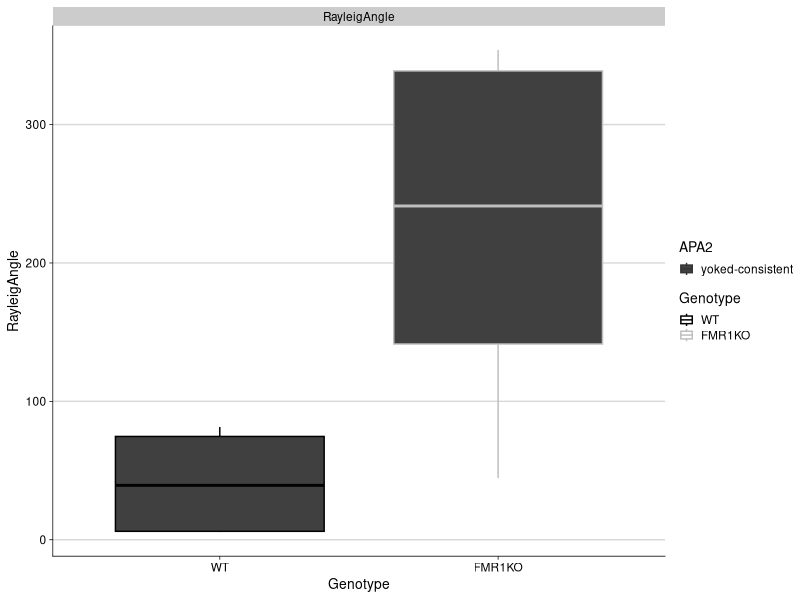
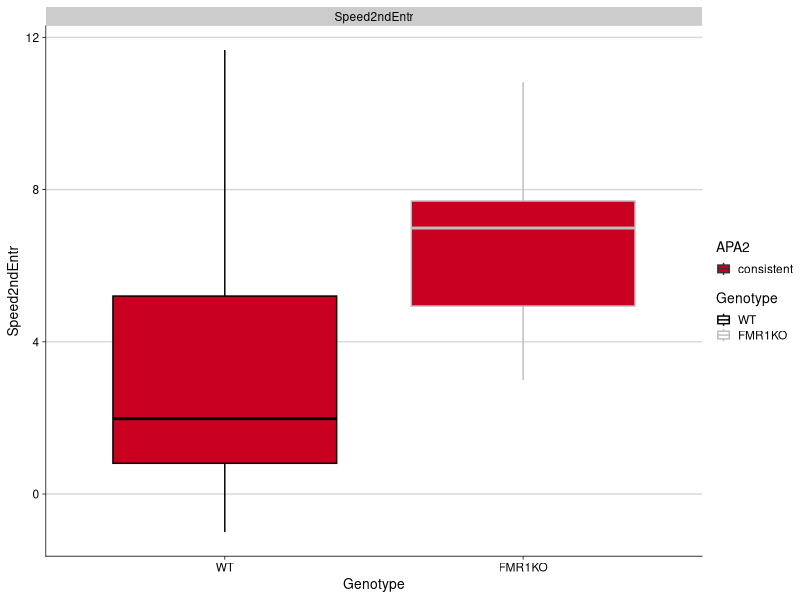
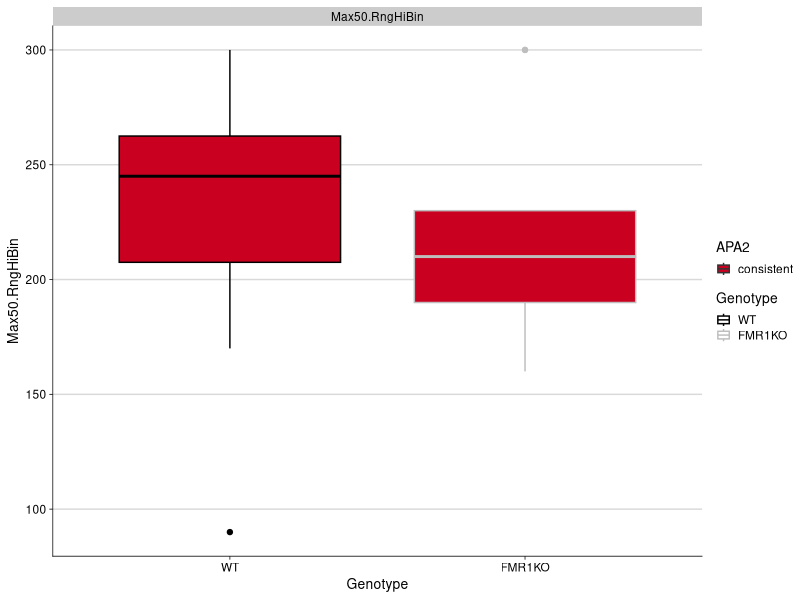
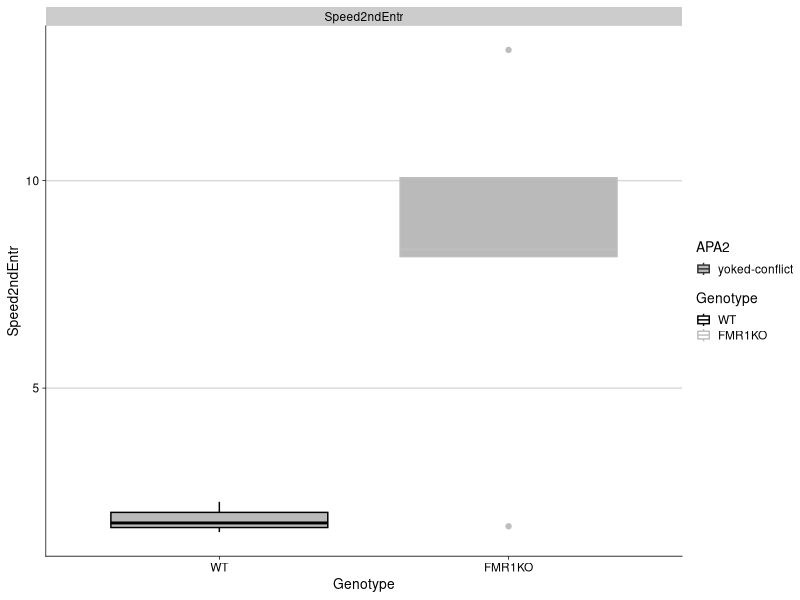
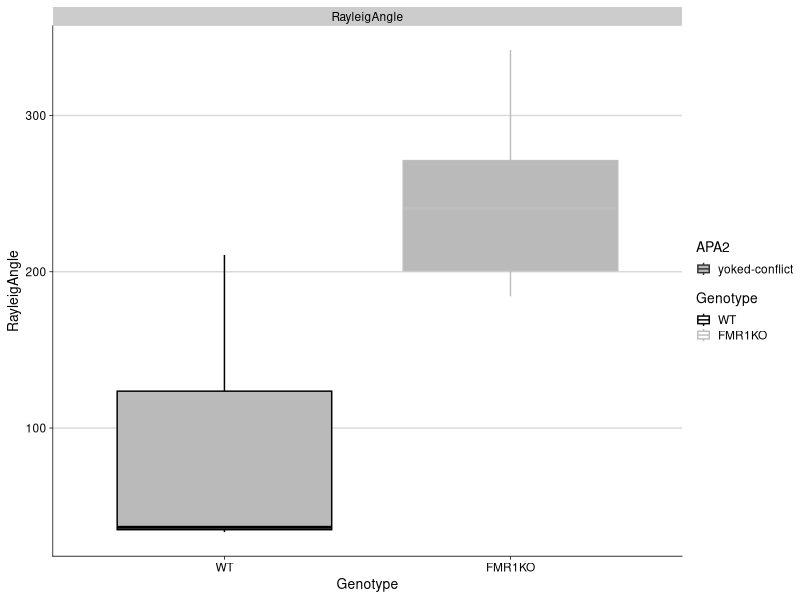
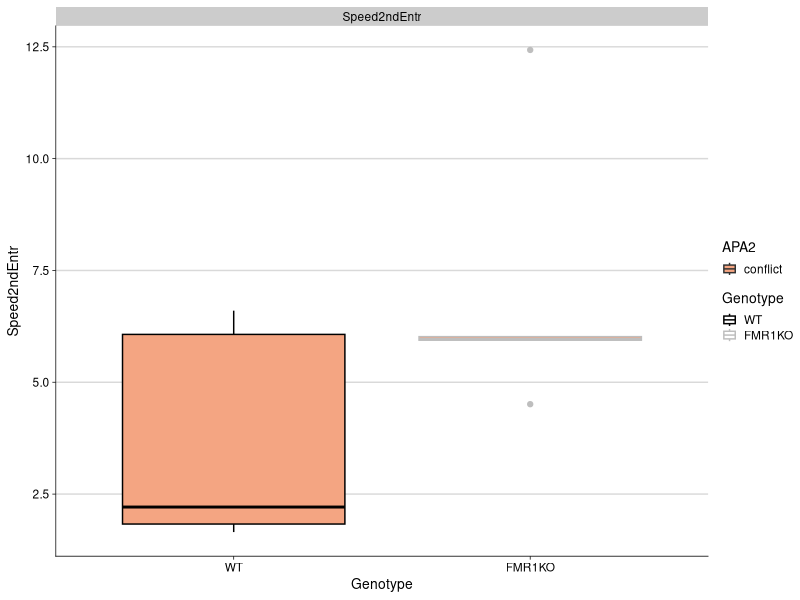
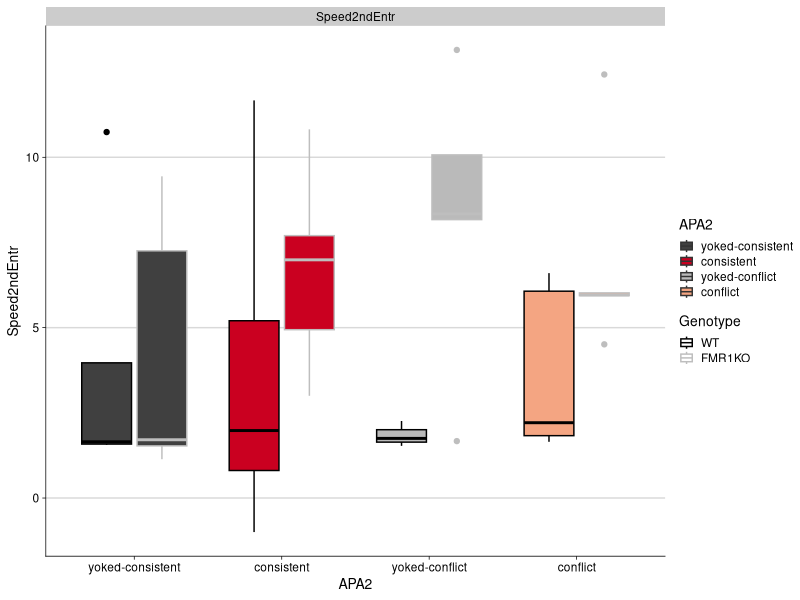
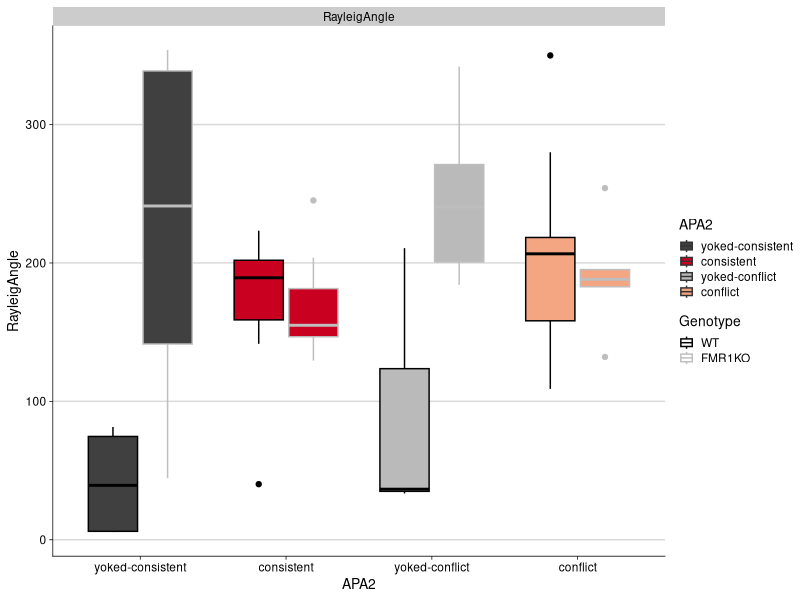

The R script that drew these images, in order:
## ---- chunk 1
library(dplyr)
library(ggplot2)
library(tidyr)
library(cowplot)
library(car)

knitr::opts_chunk$set(fig.path = '../figures/01_retention/')


colorvalAPA2 <-  c( "#404040","#ca0020", "#bababa", "#f4a582")
# dark grey, red, light grey, peach

behavior <- read.csv("../results/behaviordata.csv")
behavior$APA2 <- factor(behavior$APA2, levels = c("yoked-consistent","consistent", "yoked-conflict","conflict")) ## relevel then rename factors treatment
behavior$Genotype <- factor(behavior$Genotype, levels = c("WT","FMR1KO")) # relevel genotype
## ---- chunk 2
# This is my function to plot specific variables for spefic groups

groupspecific <- function(group, colorvals, cols){
df1 <- filter(behavior, TrainSession == "Retention", APA2 == group) %>% droplevels()
table(df1$APA2, df1$Genotype)

for(i in names(df1)[cols]) {
  df2 <- df1[, c(i, "APA2", "Genotype")]
  df2$wrap <- i
  
  plots <- ggplot(df2) + geom_boxplot(aes_string(y = i, x = "Genotype", fill="APA2", color="Genotype")) +   
    theme_cowplot(font_size = 10, line_size = 0.25) +
    scale_fill_manual(values = colorvals) +
   scale_color_manual(values = c("black", "grey")) +
    facet_wrap(~wrap) + background_grid(major = "y", minor = "none")
  
  #png(paste0("../figures/01_retention/", i, ".png", sep = ""), width = 300, height = 170)
  #print(plots)
  #dev.off()
  
  print(i)
  
  colnames(df2)[1] <- "variable"
 
  print(summary(aov(variable ~ Genotype, data= df2)))
  print(t.test(variable ~ Genotype, data= df2))
  print(plots)
}
}
## ---- chunk 3
groupspecific("yoked-consistent", c("#404040","#404040"), c(31))
## ---- chunk 4
groupspecific("consistent", c("#ca0020","#ca0020"), c(24,41))
## ---- chunk 5
groupspecific("yoked-conflict", c("#bababa","#bababa"), c(24,31))
## ---- chunk 6
groupspecific("conflict", c("#f4a582","#f4a582"), c(24))
## ---- chunk 7
# This is my function for looking at multiple groups at a time
multiplegroups <- function(group, colorvals, cols){

df1 <- filter(behavior, TrainSession == "Retention", APA2 %in% group) %>% droplevels()
#print(table(df1$APA2, df1$Genotype))

for(i in names(df1)[cols]) {
  df2 <- df1[, c(i, "APA2", "Genotype")]
  df2$wrap <- i
  
  plots <- ggplot(df2) + geom_boxplot(aes_string(y = i, x = "APA2", fill="APA2", color="Genotype")) +   
    theme_cowplot(font_size = 10, line_size = 0.25) +
    scale_fill_manual(values = colorvals) +
   scale_color_manual(values = c("black", "grey")) +
    facet_wrap(~wrap) + background_grid(major = "y", minor = "none")

    print(i)
  
  colnames(df2)[1] <- "variable"
 
  print(summary(aov(variable ~ Genotype *APA2, data= df2)))
  #print(TukeyHSD(aov(variable ~ Genotype *APA2, data= df2)))
  print(plots)
}
}
## ---- chunk 8
multiplegroups(c("conflict", "consistent","yoked-conflict", "yoked-consistent" ), colorvalAPA2, c(24,31,37,15:17))
## ---- chunk 9
# Add this to the for loop for prining a png file
  #png(paste0("../figures/01_retention/", i, ".png", sep = ""), width = 300, height = 170)
  #print(plots)
  #dev.off()
